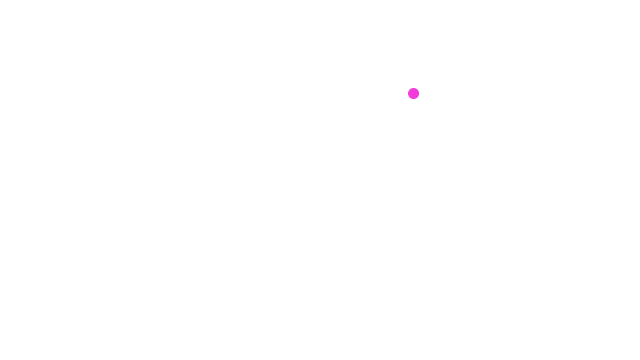
Frame 1 (no input)
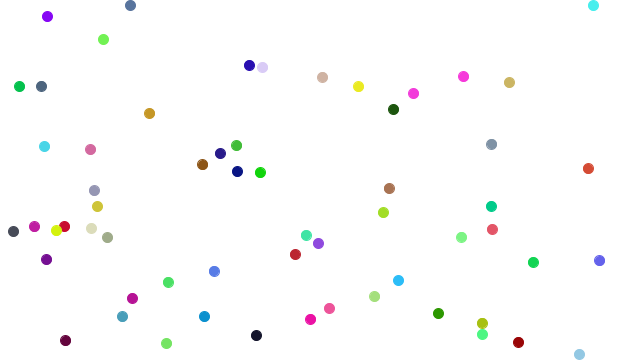
Frame 60 (the mouse pressed at the canvas centre just before this capture)
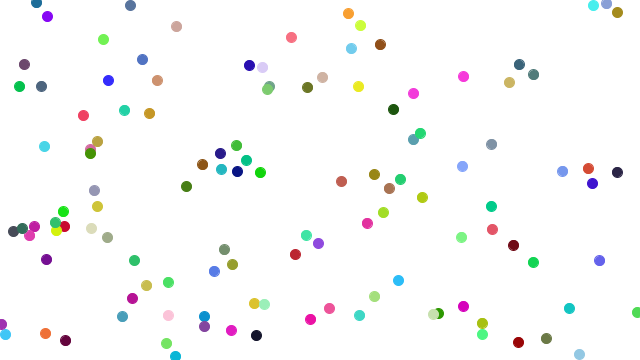
Frame 120 (the mouse held since frame 60 and released just before this capture)

The Processing sketch that drew these frames (run headless with seeded random() and noise(); from frame 60 on, the mouse is pressed at the canvas centre):

// Processing sketch: processing_126397
// ── processing_126397.pde

//Random

float circleX;
float circleY;
float strokecolorR;
float strokecolorG;
float strokecolorB;

void setup () {
  size (640, 360);
  background(255);
}

void draw() {

  circleX= random(width);
  circleY= random(height);
  strokecolorR = random (0, 255);
  strokecolorG = random (0, 255);
  strokecolorB = random (0, 255);

  stroke(strokecolorR, strokecolorG, strokecolorB);
  fill(strokecolorR, strokecolorG, strokecolorB);
  ellipse (circleX, circleY, 10, 10);
}
